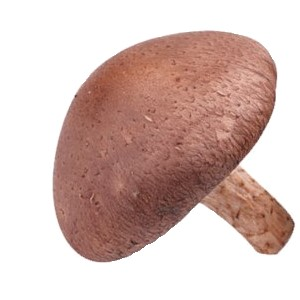
%> input picture kong_data/mushroom_right.jpg, 300 x 300 px
$ octave demo_ord.m   (GNU Octave 9; MATLAB toolbox functions it lacks are replaced by stand-ins)
%> lines starting %> are read from the running program, lines starting %| are printed output that depends on the picture
% im1=imread('Mars-1.jpg');
% im2=imread('Mars-2.jpg');


im1= imread("kong_data/mushroom_right.jpg");  % 在Matlab裡面看資料時 註解 拿掉
%> im1 is the input picture: size 300x300x3 uint8; mean R, G, B 213.8, 190.1, 184.3
im2= imread("kong_data/mushroom_left.jpg");  % 在Matlab裡面看資料時 註解 拿掉
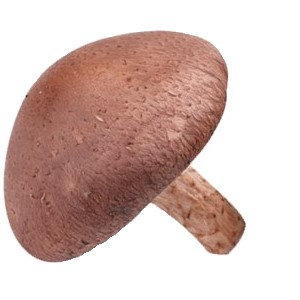
%> input picture kong_data/mushroom_left.jpg, 300 x 300 px
%> im2 is the input picture: size 300x300x3 uint8; mean R, G, B 213.7, 190.1, 184.3


im1=imresize(imfilter(im1,fspecial('gaussian',7,1.),'same','replicate'),0.5,'bicubic');
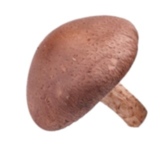
%> im1: size 150x150x3 uint8; mean R, G, B 213.8, 190.1, 184.3
im2=imresize(imfilter(im2,fspecial('gaussian',7,1.),'same','replicate'),0.5,'bicubic');
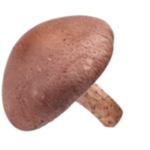
%> im2: size 150x150x3 uint8; mean R, G, B 213.7, 190.1, 184.3

im1=im2double(im1);
%> im1: size 150x150x3 double
im2=im2double(im2);
%> im2: size 150x150x3 double

%figure;imshow(im1);figure;imshow(im2);

cellsize=3;
gridspacing=1;

addpath(fullfile(pwd,'mexDenseSIFT'));
addpath(fullfile(pwd,'mexDiscreteFlow'));

%> (the run ends here)
